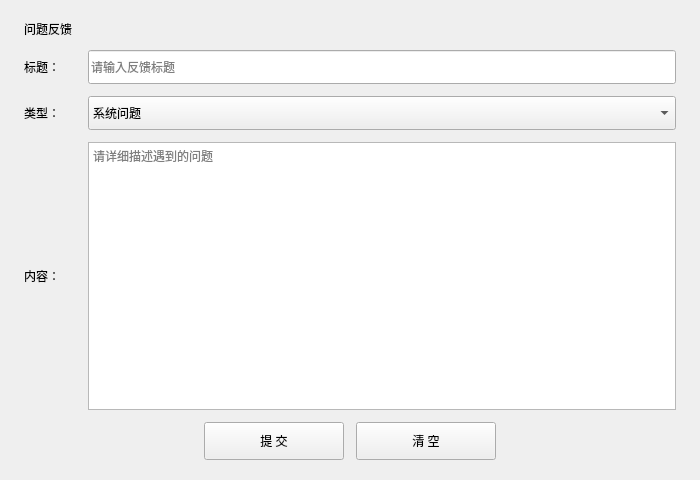
<?xml version="1.0" encoding="UTF-8"?>
<ui version="4.0">
 <class>EmployeeFeedbackWidget</class>
 <widget class="QWidget" name="EmployeeFeedbackWidget">
  <property name="geometry">
   <rect>
    <x>0</x>
    <y>0</y>
    <width>700</width>
    <height>480</height>
   </rect>
  </property>
  <property name="windowTitle">
   <string>Form</string>
  </property>
  <layout class="QVBoxLayout" name="verticalLayout">
   <property name="spacing">
    <number>12</number>
   </property>
   <property name="leftMargin">
    <number>24</number>
   </property>
   <property name="topMargin">
    <number>20</number>
   </property>
   <property name="rightMargin">
    <number>24</number>
   </property>
   <property name="bottomMargin">
    <number>20</number>
   </property>
   <item>
    <widget class="QLabel" name="titleLabel">
     <property name="text">
      <string>问题反馈</string>
     </property>
    </widget>
   </item>
   <item>
    <layout class="QHBoxLayout" name="titleRow">
     <item>
      <widget class="QLabel" name="titleKeyLabel">
       <property name="minimumSize">
        <size>
         <width>52</width>
         <height>0</height>
        </size>
       </property>
       <property name="maximumSize">
        <size>
         <width>52</width>
         <height>16777215</height>
        </size>
       </property>
       <property name="text">
        <string>标题：</string>
       </property>
      </widget>
     </item>
     <item>
      <widget class="QLineEdit" name="titleLineEdit">
       <property name="minimumSize">
        <size>
         <width>320</width>
         <height>34</height>
        </size>
       </property>
       <property name="placeholderText">
        <string>请输入反馈标题</string>
       </property>
      </widget>
     </item>
    </layout>
   </item>
   <item>
    <layout class="QHBoxLayout" name="typeRow">
     <item>
      <widget class="QLabel" name="typeKeyLabel">
       <property name="minimumSize">
        <size>
         <width>52</width>
         <height>0</height>
        </size>
       </property>
       <property name="maximumSize">
        <size>
         <width>52</width>
         <height>16777215</height>
        </size>
       </property>
       <property name="text">
        <string>类型：</string>
       </property>
      </widget>
     </item>
     <item>
      <widget class="QComboBox" name="typeComboBox">
       <property name="minimumSize">
        <size>
         <width>320</width>
         <height>34</height>
        </size>
       </property>
       <item>
        <property name="text">
         <string>系统问题</string>
        </property>
       </item>
       <item>
        <property name="text">
         <string>考勤问题</string>
        </property>
       </item>
       <item>
        <property name="text">
         <string>商品问题</string>
        </property>
       </item>
       <item>
        <property name="text">
         <string>其他</string>
        </property>
       </item>
      </widget>
     </item>
    </layout>
   </item>
   <item>
    <layout class="QHBoxLayout" name="contentRow">
     <item>
      <widget class="QLabel" name="contentKeyLabel">
       <property name="minimumSize">
        <size>
         <width>52</width>
         <height>0</height>
        </size>
       </property>
       <property name="maximumSize">
        <size>
         <width>52</width>
         <height>16777215</height>
        </size>
       </property>
       <property name="text">
        <string>内容：</string>
       </property>
      </widget>
     </item>
     <item>
      <widget class="QTextEdit" name="contentTextEdit">
       <property name="minimumSize">
        <size>
         <width>320</width>
         <height>180</height>
        </size>
       </property>
       <property name="placeholderText">
        <string>请详细描述遇到的问题</string>
       </property>
      </widget>
     </item>
    </layout>
   </item>
   <item>
    <layout class="QHBoxLayout" name="btnLayout">
     <item>
      <spacer name="btnLeftSpacer">
       <property name="orientation">
        <enum>Qt::Horizontal</enum>
       </property>
       <property name="sizeHint" stdset="0">
        <size>
         <width>140</width>
         <height>20</height>
        </size>
       </property>
      </spacer>
     </item>
     <item>
      <widget class="QPushButton" name="submitBtn">
       <property name="minimumSize">
        <size>
         <width>140</width>
         <height>38</height>
        </size>
       </property>
       <property name="primary" stdset="0">
        <bool>true</bool>
       </property>
       <property name="text">
        <string>提 交</string>
       </property>
      </widget>
     </item>
     <item>
      <widget class="QPushButton" name="clearBtn">
       <property name="minimumSize">
        <size>
         <width>140</width>
         <height>38</height>
        </size>
       </property>
       <property name="text">
        <string>清 空</string>
       </property>
      </widget>
     </item>
     <item>
      <spacer name="btnRightSpacer">
       <property name="orientation">
        <enum>Qt::Horizontal</enum>
       </property>
       <property name="sizeHint" stdset="0">
        <size>
         <width>140</width>
         <height>20</height>
        </size>
       </property>
      </spacer>
     </item>
    </layout>
   </item>
  </layout>
 </widget>
 <resources/>
 <connections/>
</ui>
